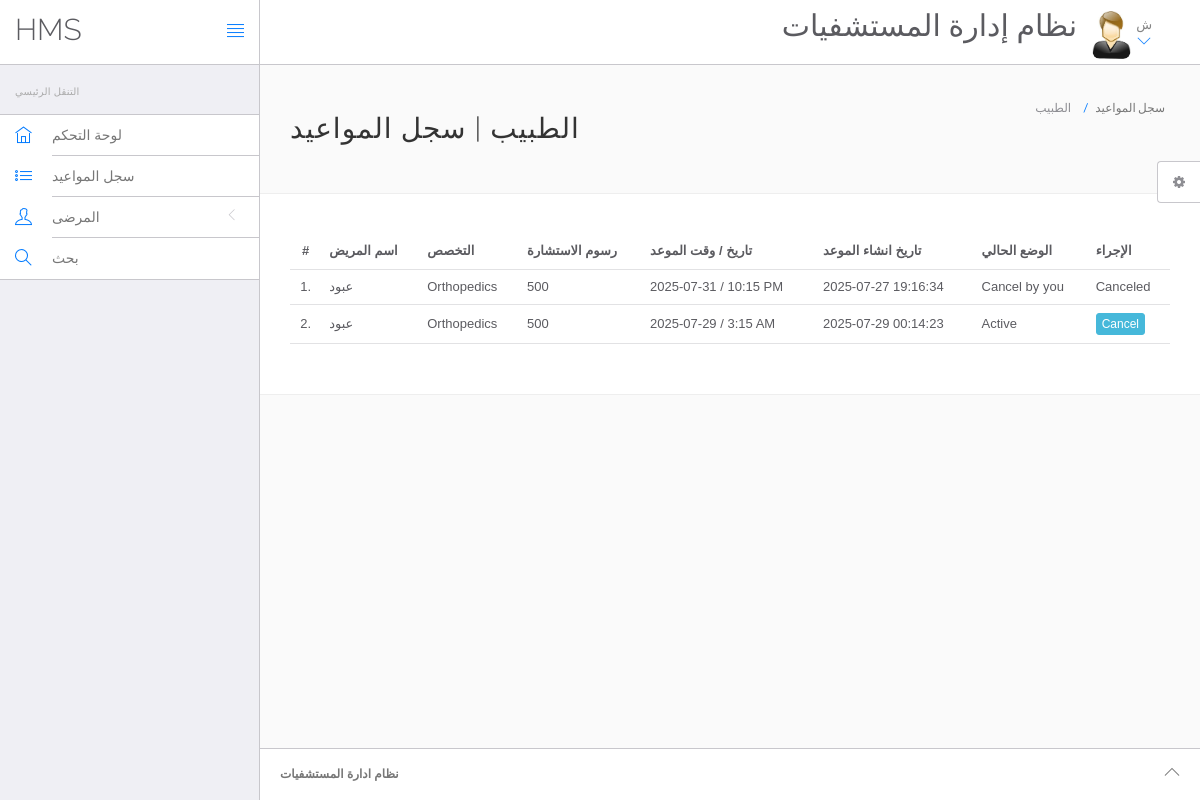
/hospital/hms/doctor/appointment-history.php (signed in), run on the app's committed database.
### tables this page shows
CREATE TABLE `doctors` (
  `id` int(11) NOT NULL,
  `specilization` varchar(255) DEFAULT NULL,
  `doctorName` varchar(255) DEFAULT NULL,
  `address` longtext DEFAULT NULL,
  `docFees` varchar(255) DEFAULT NULL,
  `contactno` bigint(11) DEFAULT NULL,
  `docEmail` varchar(255) DEFAULT NULL,
  `password` varchar(255) DEFAULT NULL,
  `creationDate` timestamp NULL DEFAULT current_timestamp(),
  `updationDate` timestamp NULL DEFAULT NULL ON UPDATE current_timestamp()
);

CREATE TABLE `appointment` (
  `id` int(11) NOT NULL,
  `doctorSpecialization` varchar(255) DEFAULT NULL,
  `doctorId` int(11) DEFAULT NULL,
  `userId` int(11) DEFAULT NULL,
  `consultancyFees` int(11) DEFAULT NULL,
  `appointmentDate` varchar(255) DEFAULT NULL,
  `appointmentTime` varchar(255) DEFAULT NULL,
  `postingDate` timestamp NULL DEFAULT current_timestamp(),
  `userStatus` int(11) DEFAULT NULL,
  `doctorStatus` int(11) DEFAULT NULL,
  `updationDate` timestamp NULL DEFAULT NULL ON UPDATE current_timestamp()
);

CREATE TABLE `users` (
  `id` int(11) NOT NULL,
  `fullName` varchar(255) DEFAULT NULL,
  `address` longtext DEFAULT NULL,
  `city` varchar(255) DEFAULT NULL,
  `gender` varchar(255) DEFAULT NULL,
  `email` varchar(255) DEFAULT NULL,
  `password` varchar(255) DEFAULT NULL,
  `regDate` timestamp NULL DEFAULT current_timestamp(),
  `updationDate` timestamp NULL DEFAULT NULL ON UPDATE current_timestamp()
);

### hospital/hms/doctor/appointment-history.php (the view, shortened to what this page needs)
<?php
include('include/config.php');
if(strlen($_SESSION['id']==0)) {
 header('location:logout.php');
  } else{
?>
<!DOCTYPE html>
<html lang="en">
	<head>
		<link rel="stylesheet" href="vendor/bootstrap/css/bootstrap.min.css">
		<link rel="stylesheet" href="vendor/fontawesome/css/font-awesome.min.css">
		<link rel="stylesheet" href="vendor/themify-icons/themify-icons.min.css">
		<link href="vendor/animate.css/animate.min.css" rel="stylesheet" media="screen">
		<link href="vendor/perfect-scrollbar/perfect-scrollbar.min.css" rel="stylesheet" media="screen">
		<link href="vendor/switchery/switchery.min.css" rel="stylesheet" media="screen">
		<link href="vendor/bootstrap-touchspin/jquery.bootstrap-touchspin.min.css" rel="stylesheet" media="screen">
		<link href="vendor/select2/select2.min.css" rel="stylesheet" media="screen">
		<link href="vendor/bootstrap-datepicker/bootstrap-datepicker3.standalone.min.css" rel="stylesheet" media="screen">
		<link href="vendor/bootstrap-timepicker/bootstrap-timepicker.min.css" rel="stylesheet" media="screen">
		<link rel="stylesheet" href="assets/css/styles.css">
		<link rel="stylesheet" href="assets/css/plugins.css">
		<link rel="stylesheet" href="assets/css/themes/theme-1.css" id="skin_color" />
	</head>
	<body>
		<div id="app">
<?php include('include/sidebar.php');?>
			<div class="app-content">
					<?php include('include/header.php');?>
				<div class="main-content" >
					<div class="wrap-content container" id="container">
						<section id="page-title">
							<div class="row">
								<div class="col-sm-8">
									<h1 class="mainTitle">الطبيب  | سجل المواعيد</h1>
																	</div>
								<ol class="breadcrumb">
									<li>
										<span>الطبيب </span>
									</li>
									<li class="active">
										<span>سجل المواعيد</span>
									</li>
								</ol>
							</div>
						</section>
						<div class="container-fluid container-fullw bg-white">
									<div class="row">
								<div class="col-md-12">
									<table class="table table-hover" id="sample-table-1">
										<thead>
											<tr>
												<th class="center">#</th>
												<th class="hidden-xs">اسم المريض</th>
												<th>التخصص</th>
												<th>رسوم الاستشارة</th>
												<th>تاريخ / وقت الموعد</th>
												<th>تاريخ انشاء الموعد  </th>
												<th>الوضع الحالي</th>
												<th>الإجراء</th>
											</tr>
										</thead>
										<tbody>
<?php
$sql=mysqli_query($con,"select users.fullName as fname,appointment.*  from appointment join users on users.id=appointment.userId where appointment.doctorId='".$_SESSION['id']."'");
$cnt=1;
while($row=mysqli_fetch_array($sql))
{
?>
											<tr>
												<td class="center"><?php echo $cnt;?>.</td>
												<td class="hidden-xs"><?php echo $row['fname'];?></td>
												<td><?php echo $row['doctorSpecialization'];?></td>
												<td><?php echo $row['consultancyFees'];?></td>
												<td><?php echo $row['appointmentDate'];?> / <?php echo
												 $row['appointmentTime'];?>
												</td>
												<td><?php echo $row['postingDate'];?></td>
												<td>
<?php if(($row['userStatus']==1) && ($row['doctorStatus']==1))
{
	echo "Active";
}
if(($row['userStatus']==1) && ($row['doctorStatus']==0))
{
	echo "Cancel by you";
}
												?></td>
												<td >
												<div class="visible-md visible-lg hidden-sm hidden-xs">
							<?php if(($row['userStatus']==1) && ($row['doctorStatus']==1))
{ ?>
	<a href="appointment-history.php?id=<?php echo $row['id']?>&cancel=update" onClick="return confirm('Are you sure you want to cancel this appointment ?')" class="btn btn-info btn-xs" title="Cancel Appointment" tooltip-placement="top" tooltip="Remove">Cancel</a>
	<?php } else {
		echo "Canceled";
		} ?>
												</div>
												</td>
											</tr>
											<?php
$cnt=$cnt+1;
											 }?>
										</tbody>
									</table>
								</div>
							</div>
								</div>
					</div>
				</div>
			</div>
	<?php include('include/footer.php');?>
	<?php include('include/setting.php');?>
		</div>
	</body>
</html>
<?php } ?>

### hospital/hms/doctor/include/header.php (shortened to what this page needs)
<header class="navbar navbar-default navbar-static-top">
					<div class="navbar-header">
						<a class="navbar-brand" href="#">
							<h2 style="padding-top:20% ">HMS</h2>
						</a>
						<a href="#" class="sidebar-toggler pull-right visible-md visible-lg" data-toggle-class="app-sidebar-closed" data-toggle-target="#app">
							<i class="ti-align-justify"></i>
						</a>
					</div>
					<div class="navbar-collapse collapse">
						<ul class="nav navbar-right">
								<li  style="padding-top:2% ">
								<h2>نظام إدارة المستشفيات</h2>
							</li>
							<li class="dropdown current-user">
								<a href class="dropdown-toggle" data-toggle="dropdown">
									<img src="assets/images/images.jpg" > <span class="username">
									<?php $query=mysqli_query($con,"select doctorName from doctors where id='".$_SESSION['id']."'");
while($row=mysqli_fetch_array($query))
{
	echo $row['doctorName'];
}
									?> <i class="ti-angle-down"></i></i></span>
								</a>
							</li>
						</ul>
					</div>
				</header>

### hospital/hms/doctor/assets/css/themes/theme-1.css (style rules this page uses)
body { background: #FAFAFA; }
header .navbar-header { background: #ffffff !important; border-right-color: #c8c7cc !important; border-bottom-color: #c8c7cc !important; }
header .navbar-header .sidebar-toggler, header .navbar-header .sidebar-mobile-toggler { color: #007aff !important; }
header .navbar-header .navbar-brand { color: #777 !important; }
header .navbar-collapse { background: #ffffff !important; border-bottom-color: #c8c7cc !important; box-shadow: none !important; }
header .navbar-collapse .navbar-right > li > a { color: #777; }
header .navbar-collapse .navbar-right > li > a i { color: #007aff !important; }

### data on the page
doctors: doctorName "ش"
appointment: userId.fullName "عبود", doctorSpecialization "Orthopedics", consultancyFees "500", appointmentDate "2025-07-31", appointmentTime "10:15 PM", postingDate "2025-07-27 19:16:34", userStatus "Cancel by you"
appointment: userId.fullName "عبود", doctorSpecialization "Orthopedics", consultancyFees "500", appointmentDate "2025-07-29", appointmentTime "3:15 AM", postingDate "2025-07-29 00:14:23", userStatus "Active"
